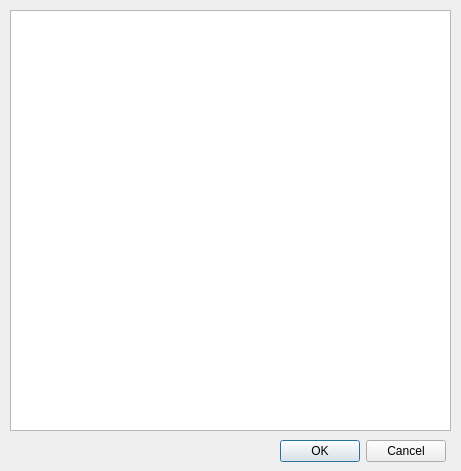
<?xml version="1.0" encoding="UTF-8"?>
<ui version="4.0">
 <class>Dialog</class>
 <widget class="QDialog" name="Dialog">
  <property name="geometry">
   <rect>
    <x>0</x>
    <y>0</y>
    <width>461</width>
    <height>471</height>
   </rect>
  </property>
  <property name="windowTitle">
   <string>Dialog</string>
  </property>
  <widget class="QListWidget" name="characterListWidget">
   <property name="geometry">
    <rect>
     <x>10</x>
     <y>10</y>
     <width>441</width>
     <height>421</height>
    </rect>
   </property>
  </widget>
  <widget class="QDialogButtonBox" name="buttonBox">
   <property name="geometry">
    <rect>
     <x>280</x>
     <y>440</y>
     <width>166</width>
     <height>22</height>
    </rect>
   </property>
   <property name="standardButtons">
    <set>QDialogButtonBox::Cancel|QDialogButtonBox::Ok</set>
   </property>
  </widget>
 </widget>
 <resources/>
 <connections/>
</ui>
